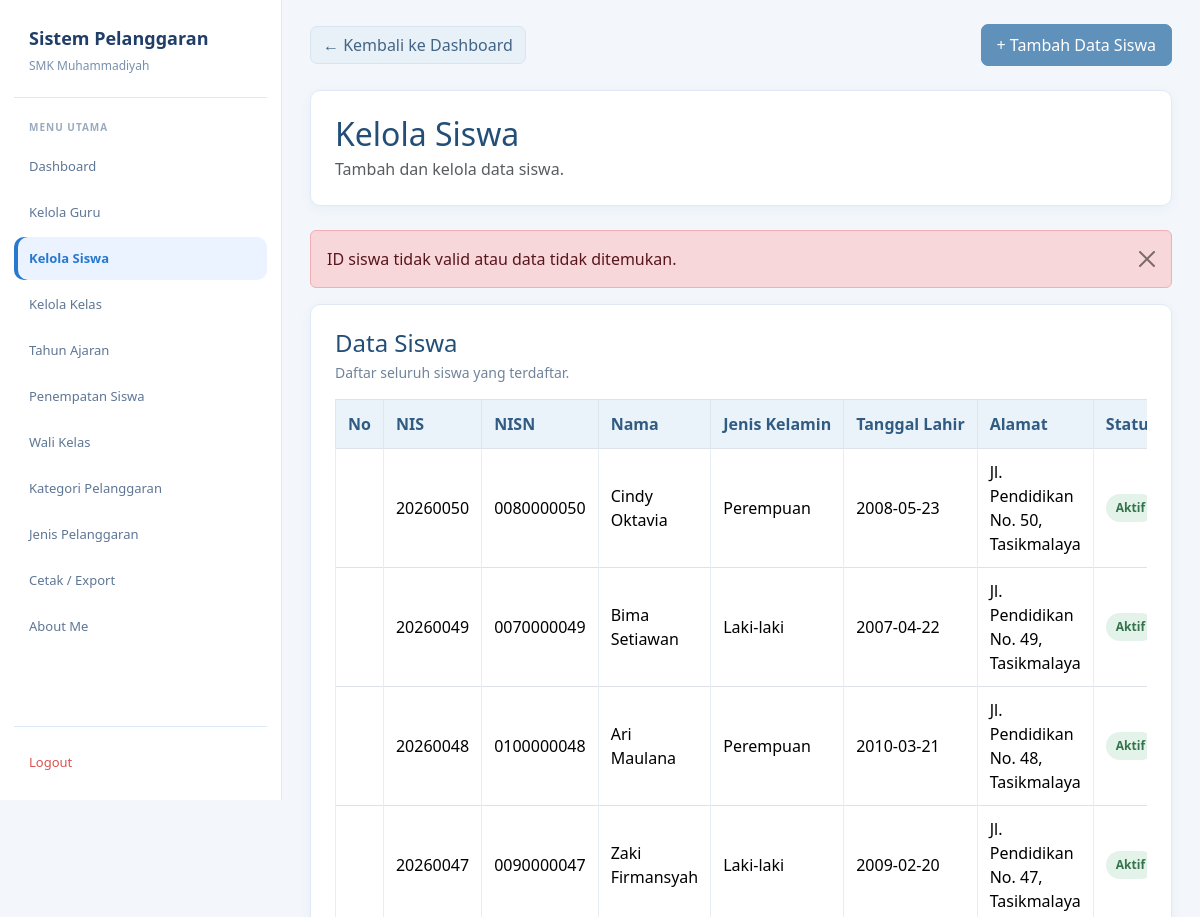
Before: /admin/siswa.php?status=id_tidak_valid (signed in, upper part) with the older database file.
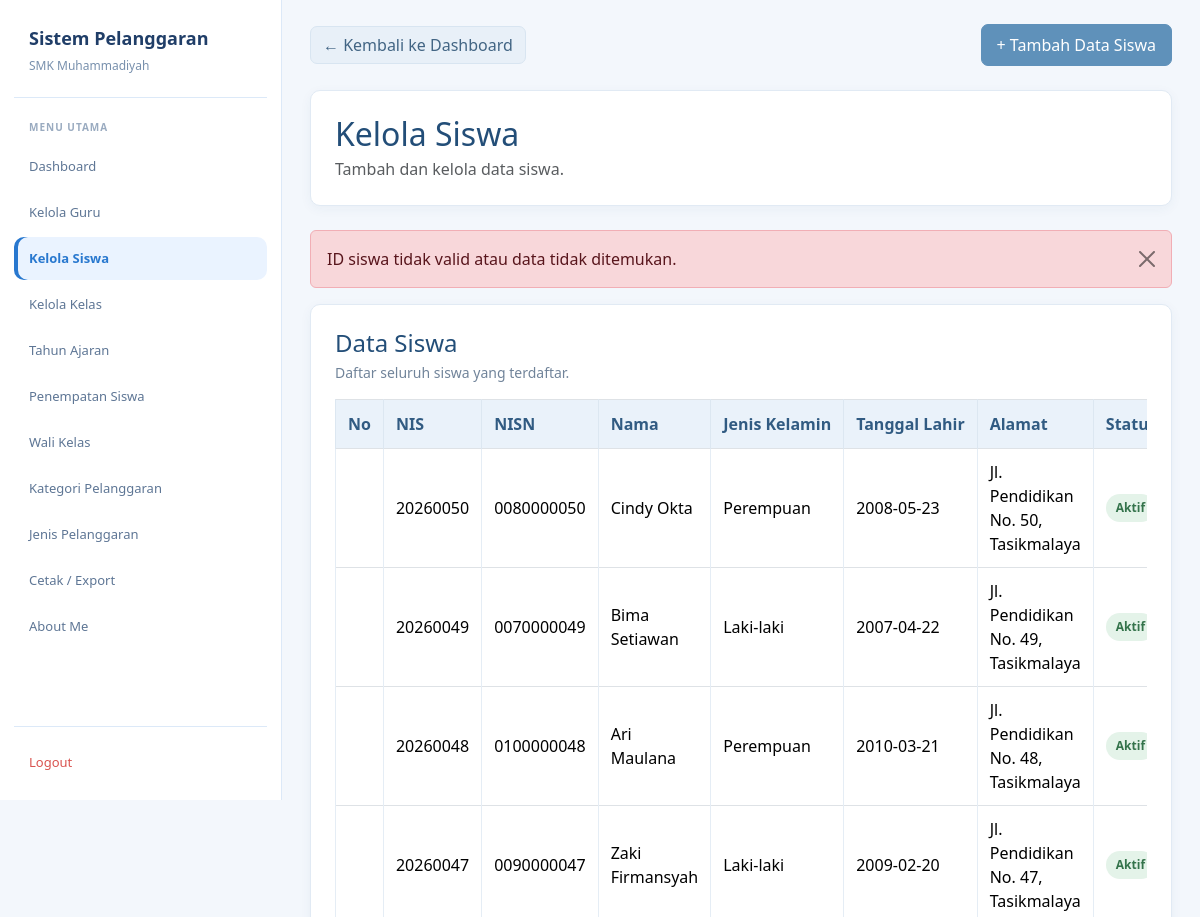
After: the same page with the newer database file.
### tables this page shows
CREATE TABLE `t_siswa` (
  `id` int(11) NOT NULL,
  `nis` varchar(30) NOT NULL,
  `nisn` varchar(20) NOT NULL,
  `nama` varchar(150) NOT NULL,
  `jenis_kelamin` char(1) NOT NULL,
  `tanggal_lahir` date NOT NULL,
  `alamat` text NOT NULL,
  `status_aktif` tinyint(1) NOT NULL,
  `created_at` timestamp NULL DEFAULT current_timestamp(),
  `update_at` timestamp NULL DEFAULT current_timestamp()
);

### admin/siswa.php (the view, shortened to what the changed rows need)
<?php
include "../config/koneksi.php";
function e($value): string
{
    return htmlspecialchars((string)($value ?? ''), ENT_QUOTES, 'UTF-8');
}
$query = mysqli_query(
    $koneksi,
    "SELECT * FROM t_siswa ORDER BY id DESC"
);
?>
<!DOCTYPE html>
<html lang="id">
<head>
    <link
        href="https://cdn.jsdelivr.net/npm/bootstrap@5.3.8/dist/css/bootstrap.min.css"
        rel="stylesheet">
    <link
        href="https://cdn.datatables.net/2.3.4/css/dataTables.bootstrap5.min.css"
        rel="stylesheet">
</head>
<body>
<main class="main">
    <div class="container py-4">
        <div class="card mb-4">
            <div class="card-body">
                <h2 class="judul mb-1">Kelola Siswa</h2>
            </div>
        </div>
        <div class="card">
            <div class="card-body">
                <div class="table-responsive">
                    <table
                        id="tabelSiswa"
                        class="table table-bordered table-hover align-middle w-100">
                        <thead>
                            <tr>
                                <th style="width: 60px;">No</th>
                                <th>NIS</th>
                                <th>NISN</th>
                                <th>Nama</th>
                                <th>Jenis Kelamin</th>
                                <th>Tanggal Lahir</th>
                                <th>Alamat</th>
                                <th>Status</th>
                            </tr>
                        </thead>
                        <tbody>
                        <?php if ($query && mysqli_num_rows($query) > 0): ?>
                            <?php while ($siswa = mysqli_fetch_assoc($query)): ?>
                                <tr>
                                    <td></td>
                                    <td><?= e($siswa['nis']); ?></td>
                                    <td><?= e($siswa['nisn']); ?></td>
                                    <td><?= e($siswa['nama']); ?></td>
                                    <td>
                                        <?php
                                        if ($siswa['jenis_kelamin'] === 'L') {
                                            echo 'Laki-laki';
                                        } elseif ($siswa['jenis_kelamin'] === 'P') {
                                            echo 'Perempuan';
                                        } else {
                                            echo '-';
                                        }
                                        ?>
                                    </td>
                                    <td><?= e($siswa['tanggal_lahir']); ?></td>
                                    <td><?= e($siswa['alamat']); ?></td>
                                    <td>
                                        <?php if ((int)$siswa['status_aktif'] === 1): ?>
                                            <span class="status-aktif">Aktif</span>
                                        <?php else: ?>
                                            <span class="status-nonaktif">Tidak Aktif</span>
                                        <?php endif; ?>
                                    </td>
                                </tr>
                            <?php endwhile; ?>
                        <?php endif; ?>
                        </tbody>
                    </table>
                </div>
            </div>
        </div>
    </div>
</main>
</body>
</html>

Changed rows visible on the page:
changed t_siswa "Jl. Pendidikan No. 50, Tasikmalaya": nama "Cindy Oktavia" → "Cindy Okta"
